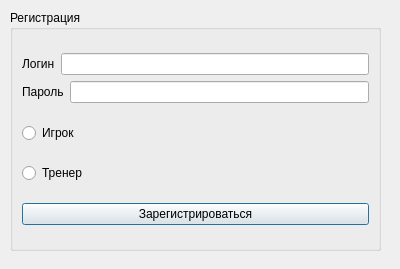
<?xml version="1.0" encoding="UTF-8"?>
<ui version="4.0">
 <class>registration</class>
 <widget class="QDialog" name="registration">
  <property name="geometry">
   <rect>
    <x>0</x>
    <y>0</y>
    <width>400</width>
    <height>269</height>
   </rect>
  </property>
  <property name="minimumSize">
   <size>
    <width>400</width>
    <height>269</height>
   </size>
  </property>
  <property name="maximumSize">
   <size>
    <width>400</width>
    <height>269</height>
   </size>
  </property>
  <property name="windowTitle">
   <string>Dialog</string>
  </property>
  <widget class="QGroupBox" name="groupBox">
   <property name="geometry">
    <rect>
     <x>10</x>
     <y>10</y>
     <width>371</width>
     <height>241</height>
    </rect>
   </property>
   <property name="title">
    <string>Регистрация</string>
   </property>
   <layout class="QHBoxLayout" name="horizontalLayout_3">
    <item>
     <layout class="QVBoxLayout" name="verticalLayout_2">
      <item>
       <layout class="QVBoxLayout" name="verticalLayout">
        <item>
         <layout class="QHBoxLayout" name="horizontalLayout">
          <item>
           <widget class="QLabel" name="label">
            <property name="text">
             <string>Логин</string>
            </property>
           </widget>
          </item>
          <item>
           <widget class="QLineEdit" name="login"/>
          </item>
         </layout>
        </item>
        <item>
         <layout class="QHBoxLayout" name="horizontalLayout_2">
          <item>
           <widget class="QLabel" name="label_2">
            <property name="text">
             <string>Пароль</string>
            </property>
           </widget>
          </item>
          <item>
           <widget class="QLineEdit" name="passwd"/>
          </item>
         </layout>
        </item>
       </layout>
      </item>
      <item>
       <widget class="QRadioButton" name="Player">
        <property name="text">
         <string>Игрок</string>
        </property>
       </widget>
      </item>
      <item>
       <widget class="QRadioButton" name="Trainer">
        <property name="text">
         <string>Тренер</string>
        </property>
       </widget>
      </item>
      <item>
       <widget class="QPushButton" name="pushButton">
        <property name="text">
         <string>Зарегистрироваться</string>
        </property>
       </widget>
      </item>
     </layout>
    </item>
   </layout>
  </widget>
 </widget>
 <resources/>
 <connections/>
</ui>
